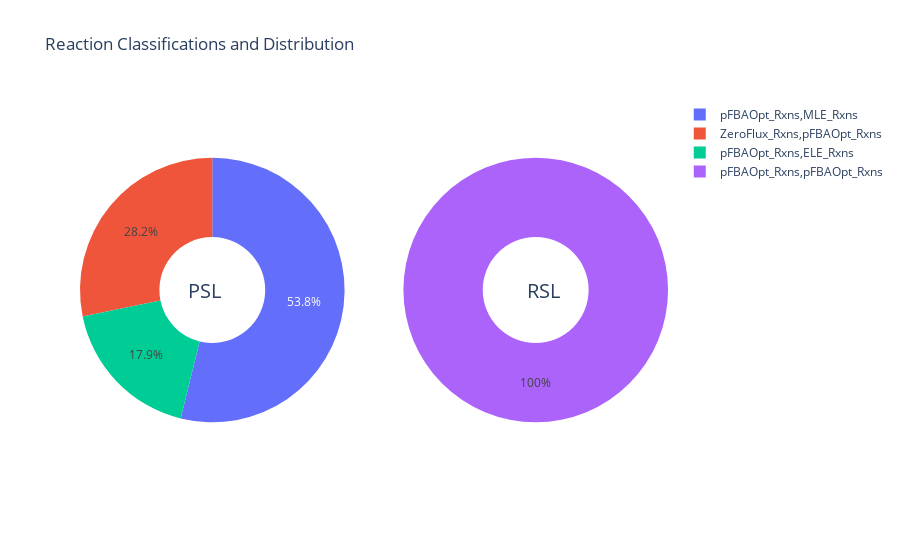
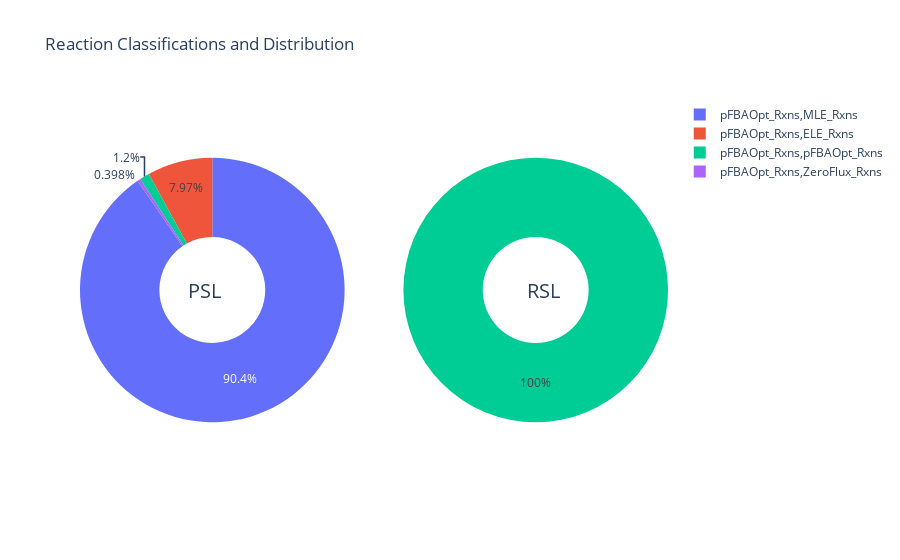
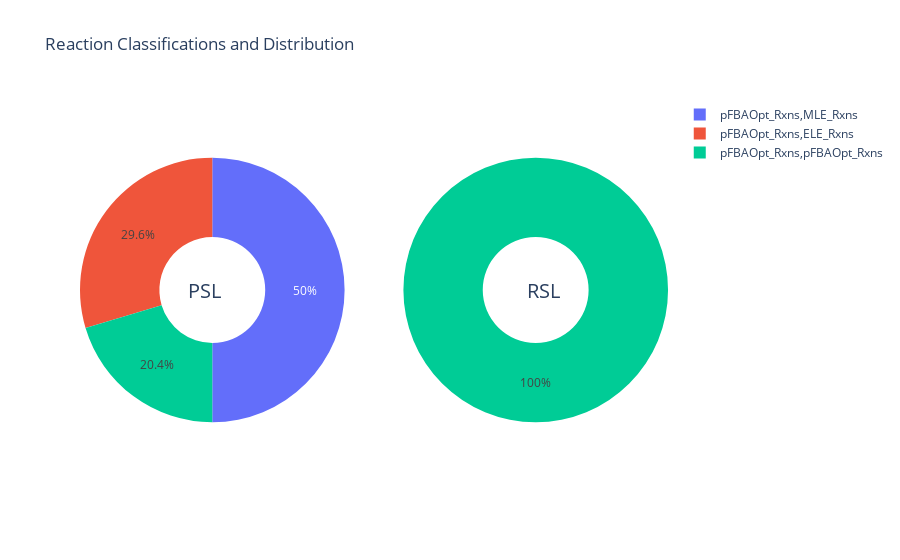
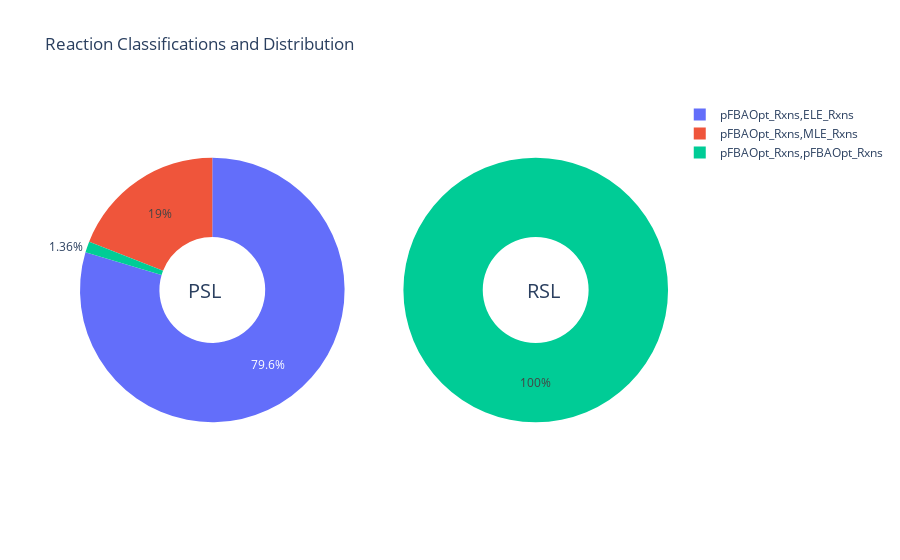

Notebook code for these charts, in order:
### Code cell
df_grouped_list = []
for i, model in enumerate(['iIT341', 'iML1515', 'iNJ661', 'iPC815', 'iYL1228', 'STM_v1_0', 'e_coli_core']):
    df = df_list[i]
    print("Organism:", model)
    df_grouped = df.groupby(['Type', 'Rxn_1_Type', 'Rxn_2_Type']).count()
    df_grouped = df_grouped.rename(columns={'Rxn_1':'Count', 'Rxn_1_Min':'Fraction'})
    df_grouped['Fraction'] /= df_grouped['Fraction'].sum()
    df_grouped_list.append(df_grouped)
    df_grouped.drop(["Rxn_1_Max", "Rxn_2", "Rxn_2_Min", "Rxn_2_Max", "v1", "v2"], axis=1, inplace=True)
    
    PSL = df_grouped.T['PSL'].T.reset_index()
    labels_PSL = list(PSL['Rxn_1_Type']+","+PSL['Rxn_2_Type'])
    values_PSL = df_grouped['Fraction']

    RSL = df_grouped.T['RSL'].T.reset_index()
    labels_RSL = list(RSL['Rxn_1_Type']+","+RSL['Rxn_2_Type'])
    values_RSL = df_grouped['Fraction']

    # Use `hole` to create a donut-like pie chart
    fig = make_subplots(rows=1, cols=2, specs=[[{'type':'domain'}, {'type':'domain'}]])
    fig.add_trace(go.Pie(labels=labels_PSL, values=values_PSL, name="PSL reaction"),1, 1)
    fig.add_trace(go.Pie(labels=labels_RSL, values=values_RSL, name="RSL reactions"),1, 2)

    # Use `hole` to create a donut-like pie chart
    fig.update_traces(hole=.4, hoverinfo="label+value+name")

    fig.update_layout(
        title_text="Reaction Classifications and Distribution",
        # Add annotations in the center of the donut pies.
        annotations=[dict(text='PSL', x=0.18, y=0.5, font_size=20, showarrow=False),
                     dict(text='RSL', x=0.82, y=0.5, font_size=20, showarrow=False)])
    fig.show()

### Figure 1 — Plotly figure (JSON) as saved in the notebook; plotly's stock layout.template omitted (floating-point values rounded to 4 significant figures)
{"data": [{"domain": {"x": [0, 0.45], "y": [0, 1]}, "hole": 0.4, "hoverinfo": "label+value+name", "labels": ["ZeroFlux_Rxns,pFBAOpt_Rxns", "pFBAOpt_Rxns,ELE_Rxns", "pFBAOpt_Rxns,MLE_Rxns"], "name": "PSL reaction", "type": "pie", "values": [0.2037, 0.1296, 0.3889, 0.2778]}, {"domain": {"x": [0.55, 1], "y": [0, 1]}, "hole": 0.4, "hoverinfo": "label+value+name", "labels": ["pFBAOpt_Rxns,pFBAOpt_Rxns"], "name": "RSL reactions", "type": "pie", "values": [0.2037, 0.1296, 0.3889, 0.2778]}], "layout": {"annotations": [{"font": {"size": 20}, "showarrow": false, "text": "PSL", "x": 0.18, "y": 0.5}, {"font": {"size": 20}, "showarrow": false, "text": "RSL", "x": 0.82, "y": 0.5}], "autosize": true, "title": {"text": "Reaction Classifications and Distribution"}}}

### Figure 2 — Plotly figure (JSON) as saved in the notebook; plotly's stock layout.template omitted (floating-point values rounded to 4 significant figures)
{"data": [{"domain": {"x": [0, 0.45], "y": [0, 1]}, "hole": 0.4, "hoverinfo": "label+value+name", "labels": ["pFBAOpt_Rxns,ELE_Rxns", "pFBAOpt_Rxns,MLE_Rxns", "pFBAOpt_Rxns,ZeroFlux_Rxns", "pFBAOpt_Rxns,pFBAOpt_Rxns"], "name": "PSL reaction", "type": "pie", "values": [0.06993, 0.7937, 0.003497, 0.01049, 0.1224]}, {"domain": {"x": [0.55, 1], "y": [0, 1]}, "hole": 0.4, "hoverinfo": "label+value+name", "labels": ["pFBAOpt_Rxns,pFBAOpt_Rxns"], "name": "RSL reactions", "type": "pie", "values": [0.06993, 0.7937, 0.003497, 0.01049, 0.1224]}], "layout": {"annotations": [{"font": {"size": 20}, "showarrow": false, "text": "PSL", "x": 0.18, "y": 0.5}, {"font": {"size": 20}, "showarrow": false, "text": "RSL", "x": 0.82, "y": 0.5}], "autosize": true, "title": {"text": "Reaction Classifications and Distribution"}}}

### Figure 3 — Plotly figure (JSON) as saved in the notebook; plotly's stock layout.template omitted (floating-point values rounded to 4 significant figures)
{"data": [{"domain": {"x": [0, 0.45], "y": [0, 1]}, "hole": 0.4, "hoverinfo": "label+value+name", "labels": ["pFBAOpt_Rxns,ELE_Rxns", "pFBAOpt_Rxns,MLE_Rxns", "pFBAOpt_Rxns,pFBAOpt_Rxns"], "name": "PSL reaction", "type": "pie", "values": [0.2133, 0.36, 0.1467, 0.28]}, {"domain": {"x": [0.55, 1], "y": [0, 1]}, "hole": 0.4, "hoverinfo": "label+value+name", "labels": ["pFBAOpt_Rxns,pFBAOpt_Rxns"], "name": "RSL reactions", "type": "pie", "values": [0.2133, 0.36, 0.1467, 0.28]}], "layout": {"annotations": [{"font": {"size": 20}, "showarrow": false, "text": "PSL", "x": 0.18, "y": 0.5}, {"font": {"size": 20}, "showarrow": false, "text": "RSL", "x": 0.82, "y": 0.5}], "autosize": true, "title": {"text": "Reaction Classifications and Distribution"}}}

### Figure 4 — Plotly figure (JSON) as saved in the notebook; plotly's stock layout.template omitted (floating-point values rounded to 4 significant figures)
{"data": [{"domain": {"x": [0, 0.45], "y": [0, 1]}, "hole": 0.4, "hoverinfo": "label+value+name", "labels": ["pFBAOpt_Rxns,ELE_Rxns", "pFBAOpt_Rxns,MLE_Rxns", "pFBAOpt_Rxns,pFBAOpt_Rxns"], "name": "PSL reaction", "type": "pie", "values": [0.619, 0.1481, 0.01058, 0.2222]}, {"domain": {"x": [0.55, 1], "y": [0, 1]}, "hole": 0.4, "hoverinfo": "label+value+name", "labels": ["pFBAOpt_Rxns,pFBAOpt_Rxns"], "name": "RSL reactions", "type": "pie", "values": [0.619, 0.1481, 0.01058, 0.2222]}], "layout": {"annotations": [{"font": {"size": 20}, "showarrow": false, "text": "PSL", "x": 0.18, "y": 0.5}, {"font": {"size": 20}, "showarrow": false, "text": "RSL", "x": 0.82, "y": 0.5}], "autosize": true, "title": {"text": "Reaction Classifications and Distribution"}}}
